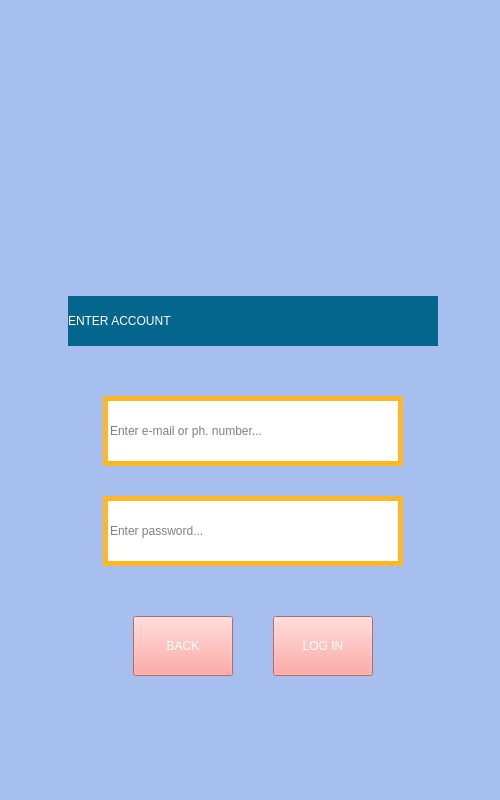
<?xml version="1.0" encoding="UTF-8"?>
<ui version="4.0">
 <class>EnterWindow</class>
 <widget class="QMainWindow" name="EnterWindow">
  <property name="geometry">
   <rect>
    <x>0</x>
    <y>0</y>
    <width>500</width>
    <height>800</height>
   </rect>
  </property>
  <property name="windowTitle">
   <string>WaterWorld</string>
  </property>
  <property name="styleSheet">
   <string notr="true">background-color: rgb(167, 191, 238);</string>
  </property>
  <widget class="QWidget" name="centralwidget">
   <widget class="QWidget" name="layoutWidget">
    <property name="geometry">
     <rect>
      <x>-3</x>
      <y>-5</y>
      <width>511</width>
      <height>801</height>
     </rect>
    </property>
    <layout class="QVBoxLayout" name="verticalLayout_2">
     <property name="spacing">
      <number>50</number>
     </property>
     <item>
      <spacer name="verticalSpacer_2">
       <property name="orientation">
        <enum>Qt::Vertical</enum>
       </property>
       <property name="sizeHint" stdset="0">
        <size>
         <width>20</width>
         <height>40</height>
        </size>
       </property>
      </spacer>
     </item>
     <item>
      <layout class="QHBoxLayout" name="Icon_image_layout">
       <item>
        <spacer name="horizontalSpacer_2">
         <property name="orientation">
          <enum>Qt::Horizontal</enum>
         </property>
         <property name="sizeHint" stdset="0">
          <size>
           <width>40</width>
           <height>20</height>
          </size>
         </property>
        </spacer>
       </item>
       <item>
        <widget class="QLabel" name="image_label">
         <property name="minimumSize">
          <size>
           <width>131</width>
           <height>131</height>
          </size>
         </property>
         <property name="text">
          <string/>
         </property>
         <property name="pixmap">
          <pixmap>../../../Users/nikit/Downloads/image (36).png</pixmap>
         </property>
        </widget>
       </item>
       <item>
        <spacer name="horizontalSpacer">
         <property name="orientation">
          <enum>Qt::Horizontal</enum>
         </property>
         <property name="sizeHint" stdset="0">
          <size>
           <width>40</width>
           <height>20</height>
          </size>
         </property>
        </spacer>
       </item>
      </layout>
     </item>
     <item>
      <layout class="QHBoxLayout" name="Label_layout">
       <item>
        <spacer name="horizontalSpacer_6">
         <property name="orientation">
          <enum>Qt::Horizontal</enum>
         </property>
         <property name="sizeHint" stdset="0">
          <size>
           <width>40</width>
           <height>20</height>
          </size>
         </property>
        </spacer>
       </item>
       <item>
        <widget class="QLabel" name="Enter_acc_label">
         <property name="minimumSize">
          <size>
           <width>370</width>
           <height>50</height>
          </size>
         </property>
         <property name="styleSheet">
          <string notr="true">background-color: rgb(5, 102, 141);
font: 36pt &quot;Stencil&quot;;
color: white;</string>
         </property>
         <property name="text">
          <string>ENTER ACCOUNT</string>
         </property>
        </widget>
       </item>
       <item>
        <spacer name="horizontalSpacer_5">
         <property name="orientation">
          <enum>Qt::Horizontal</enum>
         </property>
         <property name="sizeHint" stdset="0">
          <size>
           <width>40</width>
           <height>20</height>
          </size>
         </property>
        </spacer>
       </item>
      </layout>
     </item>
     <item>
      <layout class="QHBoxLayout" name="edit_fields_layout">
       <property name="spacing">
        <number>0</number>
       </property>
       <item>
        <spacer name="horizontalSpacer_7">
         <property name="orientation">
          <enum>Qt::Horizontal</enum>
         </property>
         <property name="sizeHint" stdset="0">
          <size>
           <width>40</width>
           <height>20</height>
          </size>
         </property>
        </spacer>
       </item>
       <item>
        <layout class="QVBoxLayout" name="enter_fields_layout">
         <property name="spacing">
          <number>30</number>
         </property>
         <item>
          <widget class="QLineEdit" name="enter_mail_phone_edit_field_2">
           <property name="minimumSize">
            <size>
             <width>300</width>
             <height>70</height>
            </size>
           </property>
           <property name="styleSheet">
            <string notr="true">border: 5px solid;
border-color: #FFB627;
background-color: rgb(255, 255, 255);
font: 10pt &quot;Stencil&quot;;
color: gray;
</string>
           </property>
           <property name="text">
            <string>Enter e-mail or ph. number...</string>
           </property>
          </widget>
         </item>
         <item>
          <widget class="QLineEdit" name="enter_password_edit_field">
           <property name="minimumSize">
            <size>
             <width>300</width>
             <height>70</height>
            </size>
           </property>
           <property name="styleSheet">
            <string notr="true">border: 5px solid;
border-color: #FFB627;
background-color: rgb(255, 255, 255);
font: 10pt &quot;Stencil&quot;;
color: gray;
</string>
           </property>
           <property name="text">
            <string>Enter password...</string>
           </property>
          </widget>
         </item>
        </layout>
       </item>
       <item>
        <spacer name="horizontalSpacer_8">
         <property name="orientation">
          <enum>Qt::Horizontal</enum>
         </property>
         <property name="sizeHint" stdset="0">
          <size>
           <width>40</width>
           <height>20</height>
          </size>
         </property>
        </spacer>
       </item>
      </layout>
     </item>
     <item>
      <layout class="QHBoxLayout" name="buttons_layout">
       <property name="spacing">
        <number>40</number>
       </property>
       <item>
        <spacer name="horizontalSpacer_4">
         <property name="orientation">
          <enum>Qt::Horizontal</enum>
         </property>
         <property name="sizeHint" stdset="0">
          <size>
           <width>40</width>
           <height>20</height>
          </size>
         </property>
        </spacer>
       </item>
       <item>
        <widget class="QPushButton" name="back_but">
         <property name="minimumSize">
          <size>
           <width>100</width>
           <height>60</height>
          </size>
         </property>
         <property name="styleSheet">
          <string notr="true">background-color: rgb(254, 147, 140);
font: 20pt  &quot;Stencil&quot;;
color: white;</string>
         </property>
         <property name="text">
          <string>BACK</string>
         </property>
        </widget>
       </item>
       <item>
        <widget class="QPushButton" name="login_but">
         <property name="minimumSize">
          <size>
           <width>100</width>
           <height>60</height>
          </size>
         </property>
         <property name="styleSheet">
          <string notr="true">background-color: rgb(254, 147, 140);
font: 20pt  &quot;Stencil&quot;;
color: white;</string>
         </property>
         <property name="text">
          <string>LOG IN</string>
         </property>
        </widget>
       </item>
       <item>
        <spacer name="horizontalSpacer_3">
         <property name="orientation">
          <enum>Qt::Horizontal</enum>
         </property>
         <property name="sizeHint" stdset="0">
          <size>
           <width>40</width>
           <height>20</height>
          </size>
         </property>
        </spacer>
       </item>
      </layout>
     </item>
     <item>
      <spacer name="verticalSpacer">
       <property name="orientation">
        <enum>Qt::Vertical</enum>
       </property>
       <property name="sizeHint" stdset="0">
        <size>
         <width>20</width>
         <height>40</height>
        </size>
       </property>
      </spacer>
     </item>
    </layout>
   </widget>
  </widget>
  <widget class="QStatusBar" name="statusbar"/>
 </widget>
 <resources/>
 <connections/>
</ui>
